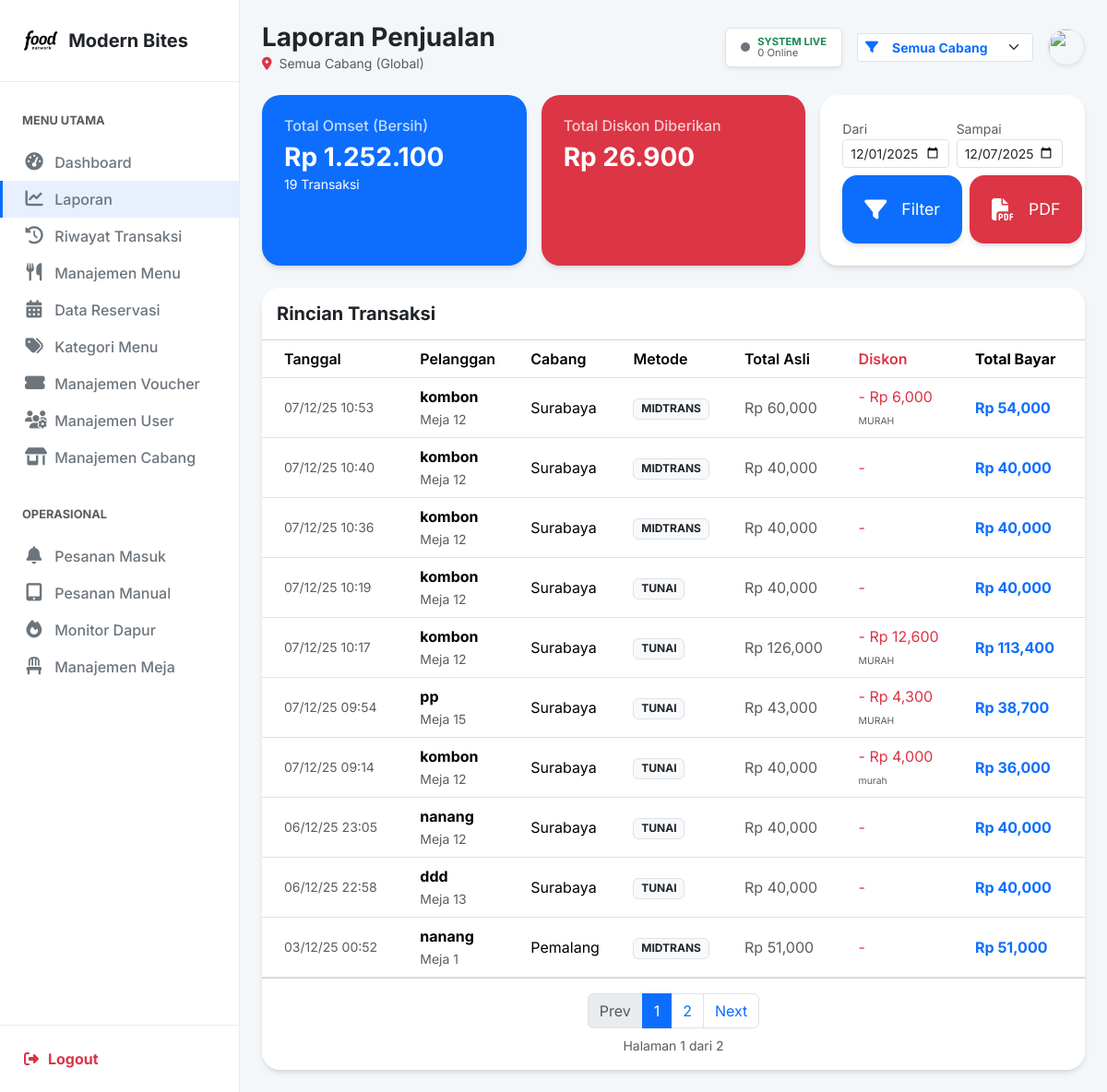
Page /admin/laporan.php (signed in) on the committed database.
### tables this page shows
CREATE TABLE `transaksi` (
  `id` int NOT NULL,
  `uuid` varchar(36) NOT NULL,
  `user_id` int DEFAULT NULL,
  `meja_id` int NOT NULL,
  `nama_pelanggan` varchar(100) NOT NULL,
  `total_harga` decimal(10,2) NOT NULL,
  `kode_voucher` varchar(50) DEFAULT NULL,
  `diskon` decimal(15,2) DEFAULT '0.00',
  `poin_didapat` int DEFAULT '0',
  `status_pembayaran` enum('pending','settlement','expire','cancel') DEFAULT 'pending',
  `metode_pembayaran` varchar(50) DEFAULT NULL,
  `snap_token` varchar(255) DEFAULT NULL,
  `midtrans_id` varchar(100) DEFAULT NULL,
  `status_pesanan` enum('menunggu_bayar','menunggu_konfirmasi','diproses','siap_saji','selesai') DEFAULT 'menunggu_bayar',
  `created_at` timestamp NULL DEFAULT CURRENT_TIMESTAMP,
  `uang_bayar` decimal(15,2) DEFAULT '0.00',
  `kembalian` decimal(15,2) DEFAULT '0.00'
);

CREATE TABLE `meja` (
  `id` int NOT NULL,
  `cabang_id` int NOT NULL,
  `nomor_meja` varchar(10) NOT NULL,
  `qr_token` varchar(64) NOT NULL,
  `status` enum('kosong','terisi') DEFAULT 'kosong'
);

CREATE TABLE `cabang` (
  `id` int NOT NULL,
  `nama_cabang` varchar(100) NOT NULL,
  `alamat` text NOT NULL,
  `created_at` timestamp NULL DEFAULT CURRENT_TIMESTAMP,
  `is_pusat` tinyint(1) DEFAULT '0',
  `jam_buka` time DEFAULT '10:00:00',
  `jam_tutup` time DEFAULT '22:00:00',
  `is_open` tinyint(1) DEFAULT '1'
);

### admin/laporan.php (the view, shortened to what this page needs)
<?php
require_once '../auth/koneksi.php';
$start_date = $_GET['start'] ?? date('Y-m-01');
$end_date   = $_GET['end'] ?? date('Y-m-d');
$where = "WHERE t.status_pembayaran = 'settlement' AND DATE(t.created_at) BETWEEN '$start_date' AND '$end_date'";
$sql_summary = "SELECT
                    SUM(t.total_harga) as omset_bersih,
                    SUM(t.diskon) as total_diskon,
                    COUNT(*) as total_trx
                FROM transaksi t $where";
$summary = $koneksi->query($sql_summary)->fetch_assoc();
$limit = 10;
$page = isset($_GET['page']) ? (int)$_GET['page'] : 1;
$start = ($page - 1) * $limit;
$sql_count = "SELECT COUNT(*) as total FROM transaksi t $where";
$total_rows = $koneksi->query($sql_count)->fetch_assoc()['total'];
$total_pages = ceil($total_rows / $limit);
$sql_list = "SELECT t.*, m.nomor_meja, c.nama_cabang
             FROM transaksi t
             JOIN meja m ON t.meja_id = m.id
             JOIN cabang c ON m.cabang_id = c.id
             $where
             ORDER BY t.created_at DESC
             LIMIT $start, $limit";
$list_trx = $koneksi->query($sql_list);
include '../layouts/admin/header.php';
?>
<div class="row g-3 mb-4">
    <div class="col-md-4">
        <div class="card border-0 shadow-sm bg-primary text-white h-100">
            <div class="card-body">
                <h6 class="opacity-75">Total Omset (Bersih)</h6>
                <h3 class="fw-bold mb-0">Rp <?= number_format($summary['omset_bersih'],0,',','.') ?></h3>
                <small><?= $summary['total_trx'] ?> Transaksi</small>
            </div>
        </div>
    </div>
    <div class="col-md-4">
        <div class="card border-0 shadow-sm bg-danger text-white h-100">
            <div class="card-body">
                <h6 class="opacity-75">Total Diskon Diberikan</h6>
                <h3 class="fw-bold mb-0">Rp <?= number_format($summary['total_diskon'],0,',','.') ?></h3>
            </div>
        </div>
    </div>
    <div class="col-md-4">
        <div class="card border-0 shadow-sm h-100">
            <div class="card-body">
                <form id="filterForm">
                    <div class="row g-2">
                        <div class="col-6">
                            <label class="small text-muted">Dari</label>
                            <input type="date" name="start" id="startDate" class="form-control form-control-sm" value="<?= $start_date ?>">
                        </div>
                        <div class="col-6">
                            <label class="small text-muted">Sampai</label>
                            <input type="date" name="end" id="endDate" class="form-control form-control-sm" value="<?= $end_date ?>">
                        </div>
                        <div class="col-12 d-flex gap-2 mt-2">
                            <button class="btn btn-primary btn-sm flex-grow-1"><i class="fas fa-filter"></i> Filter</button>
                            <a href="laporan_pdf.php?start=<?= $start_date ?>&end=<?= $end_date ?>" target="_blank" class="btn btn-danger btn-sm"><i class="fas fa-file-pdf"></i> PDF</a>
                        </div>
                    </div>
                </form>
            </div>
        </div>
    </div>
</div>
<div class="card border-0 shadow-sm">
    <div class="card-header bg-white py-3">
        <h5 class="mb-0 fw-bold">Rincian Transaksi</h5>
    </div>
    <div class="table-responsive">
        <table class="table table-hover align-middle mb-0">
            <thead class="bg-light">
                <tr>
                    <th class="ps-4">Tanggal</th>
                    <th>Pelanggan</th>
                    <th>Cabang</th>
                    <th>Metode</th>
                    <th>Total Asli</th>
                    <th class="text-danger">Diskon</th>
                    <th class="fw-bold">Total Bayar</th>
                </tr>
            </thead>
            <tbody>
                <?php if($list_trx->num_rows > 0): ?>
                    <?php while($row = $list_trx->fetch_assoc()):
                        $asli = $row['total_harga'] + $row['diskon'];
                    ?>
                    <tr>
                        <td class="ps-4 text-muted small"><?= date('d/m/y H:i', strtotime($row['created_at'])) ?></td>
                        <td>
                            <div class="fw-bold"><?= htmlspecialchars($row['nama_pelanggan']) ?></div>
                            <small class="text-muted">Meja <?= $row['nomor_meja'] ?></small>
                        </td>
                        <td><?= $row['nama_cabang'] ?></td>
                        <td><span class="badge bg-light text-dark border"><?= strtoupper($row['metode_pembayaran']) ?></span></td>
                        <td class="text-muted">Rp <?= number_format($asli) ?></td>
                        <td class="text-danger">
                            <?php if($row['diskon']>0): ?>
                                - Rp <?= number_format($row['diskon']) ?>
                                <br><small class="text-muted" style="font-size:0.65rem"><?= $row['kode_voucher'] ?></small>
                            <?php else: ?> - <?php endif; ?>
                        </td>
                        <td class="fw-bold text-primary">Rp <?= number_format($row['total_harga']) ?></td>
                    </tr>
                    <?php endwhile; ?>
                <?php else: ?>
                    <tr><td colspan="7" class="text-center py-5 text-muted">Tidak ada data di periode ini.</td></tr>
                <?php endif; ?>
            </tbody>
        </table>
    </div>
    <?php if($total_pages > 1): ?>
    <div class="card-footer bg-white py-3">
        <nav>
            <ul class="pagination justify-content-center mb-0">
                <li class="page-item <?= ($page <= 1) ? 'disabled' : '' ?>">
                    <a class="page-link" href="?start=<?= $start_date ?>&end=<?= $end_date ?>&page=<?= $page-1 ?>">Prev</a>
                </li>
                <?php for($i=1; $i<=$total_pages; $i++): ?>
                    <?php if($i == 1 || $i == $total_pages || ($i >= $page-1 && $i <= $page+1)): ?>
                        <li class="page-item <?= ($i == $page) ? 'active' : '' ?>">
                            <a class="page-link" href="?start=<?= $start_date ?>&end=<?= $end_date ?>&page=<?= $i ?>"><?= $i ?></a>
                        </li>
                    <?php elseif($i == $page-2 || $i == $page+2): ?>
                        <li class="page-item disabled"><span class="page-link">...</span></li>
                    <?php endif; ?>
                <?php endfor; ?>
                <li class="page-item <?= ($page >= $total_pages) ? 'disabled' : '' ?>">
                    <a class="page-link" href="?start=<?= $start_date ?>&end=<?= $end_date ?>&page=<?= $page+1 ?>">Next</a>
                </li>
            </ul>
        </nav>
        <div class="text-center text-muted small mt-2">
            Halaman <?= $page ?> dari <?= $total_pages ?>
        </div>
    </div>
    <?php endif; ?>
</div>
<?php include '../layouts/admin/footer.php'; ?>

### assets/css/dashboard.css (style rules this page uses)
:root { --primary-color: #0d6efd; --dark-color: #212529; --light-gray: #f4f7fa; --border-color: #e9ecef; --body-font: 'Poppins', sans-serif; }
body { font-family: var(--body-font); background-color: var(--light-gray); margin: 0; color: #555; }
.table th { font-weight: 600; }
.card { border: none; box-shadow: 0 4px 15px rgba(0,0,0,0.05); border-radius: 15px; }

### assets/css/dashboard-modern.css (style rules this page uses)
:root { --font-primary: 'Inter', sans-serif; --color-bg-main: #f8f9fa; --color-text-dark: #1e293b; --color-text-muted: #64748b; --grad-primary: linear-gradient(135deg, #667eea 0%, #764ba2 100%); --grad-success: linear-gradient(135deg, #2af598 0%, #009efd 100%); --grad-warning: linear-gradient(135deg, #f6d365 0%, #fda085 100%); --grad-danger: linear-gradient(135deg, #ff9a44 0%, #fc6076 100%); --shadow-sm: 0 1px 2px 0 rgb(0 0 0 / 0.05); --shadow-md: 0 4px 6px -1px rgb(0 0 0 / 0.1), 0 2px 4px -2px rgb(0 0 0 / 0.1); --shadow-lg: 0 10px 15px -3px rgb(0 0 0 / 0.1), 0 4px 6px -4px rgb(0 0 0 / 0.1); }
body { font-family: var(--font-primary); background-color: var(--color-bg-main); color: var(--color-text-dark); }
.card.border-0.shadow-sm { border-radius: 1.25rem; box-shadow: var(--shadow-md) !important; transition: all 0.3s ease; overflow: hidden; }
.card-body { padding: 1.5rem; position: relative; z-index: 1; }
.row.g-3 .btn { border-radius: 1rem; padding: 1.5rem !important; font-size: 1.1rem; border: none; box-shadow: var(--shadow-md) !important; transition: all 0.3s ease; display: flex; align-items: center; justify-content: center; }
.row.g-3 .btn i { font-size: 1.5rem; margin-right: 1rem !important; }

### rows in the picture
transaksi: created_at "07/12/25 10:53", nama_pelanggan "kombon", meja.nomor_meja "12", cabang.nama_cabang "Surabaya", metode_pembayaran "MIDTRANS", asli "60,000", diskon "6,000", kode_voucher "MURAH", total_harga "54,000"
transaksi: created_at "07/12/25 10:40", nama_pelanggan "kombon", meja.nomor_meja "12", cabang.nama_cabang "Surabaya", metode_pembayaran "MIDTRANS", asli "40,000", total_harga "40,000"
transaksi: created_at "07/12/25 10:36", nama_pelanggan "kombon", meja.nomor_meja "12", cabang.nama_cabang "Surabaya", metode_pembayaran "MIDTRANS", asli "40,000", total_harga "40,000"
transaksi: created_at "07/12/25 10:19", nama_pelanggan "kombon", meja.nomor_meja "12", cabang.nama_cabang "Surabaya", metode_pembayaran "TUNAI", asli "40,000", total_harga "40,000"
transaksi: created_at "07/12/25 10:17", nama_pelanggan "kombon", meja.nomor_meja "12", cabang.nama_cabang "Surabaya", metode_pembayaran "TUNAI", asli "126,000", diskon "12,600", kode_voucher "MURAH", total_harga "113,400"
transaksi: created_at "07/12/25 09:54", nama_pelanggan "pp", meja.nomor_meja "15", cabang.nama_cabang "Surabaya", metode_pembayaran "TUNAI", asli "43,000", diskon "4,300", kode_voucher "MURAH", total_harga "38,700"
transaksi: created_at "07/12/25 09:14", nama_pelanggan "kombon", meja.nomor_meja "12", cabang.nama_cabang "Surabaya", metode_pembayaran "TUNAI", asli "40,000", diskon "4,000", kode_voucher "murah", total_harga "36,000"
transaksi: created_at "06/12/25 23:05", nama_pelanggan "nanang", meja.nomor_meja "12", cabang.nama_cabang "Surabaya", metode_pembayaran "TUNAI", asli "40,000", total_harga "40,000"
transaksi: created_at "06/12/25 22:58", nama_pelanggan "ddd", meja.nomor_meja "13", cabang.nama_cabang "Surabaya", metode_pembayaran "TUNAI", asli "40,000", total_harga "40,000"
transaksi: created_at "03/12/25 00:52", nama_pelanggan "nanang", meja.nomor_meja "1", cabang.nama_cabang "Pemalang", metode_pembayaran "MIDTRANS", asli "51,000", total_harga "51,000"

### other values in the picture
$page_title "Laporan Penjualan"
$display_cabang "Semua Cabang (Global)"
$summary['omset_bersih'] "1.252.100"
$summary['total_trx'] "19"
$summary['total_diskon'] "26.900"
$page "1"
$total_pages "2"
